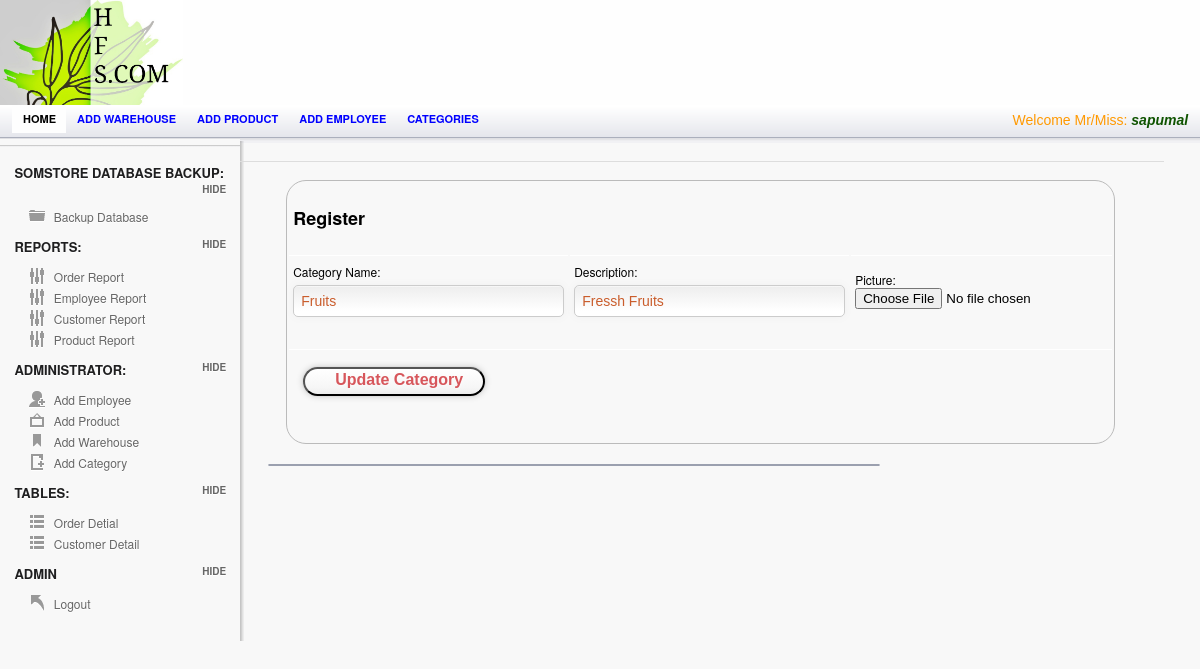
/Admin/catViewUpdate.php?update=42 (signed in), run on an earlier commit of the app's database.
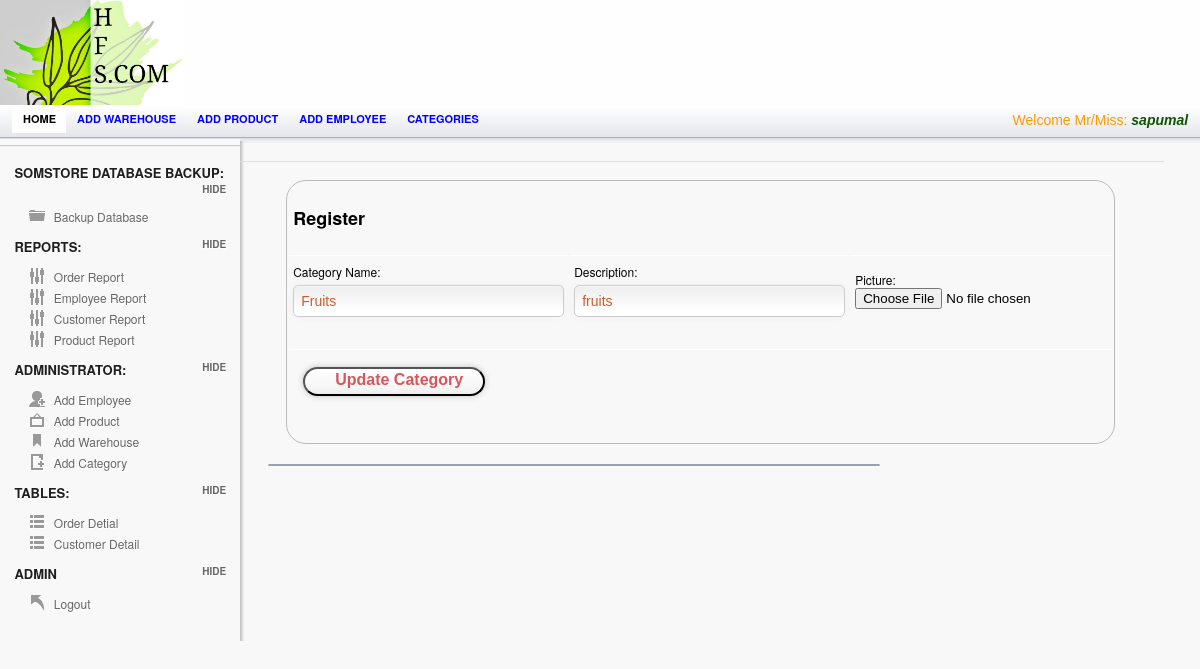
And on a later commit of the database.
### tables this page shows
CREATE TABLE `category` (
  `Category_ID` int(255) NOT NULL AUTO_INCREMENT,
  `Category_Name` varchar(123) NOT NULL,
  `Discription` varchar(255) NOT NULL,
  `Picture` varchar(255) NOT NULL,
  PRIMARY KEY (`Category_ID`)
);

### session.php (called while the page is built, shortened)
<?php
include('config.php');
$check=$_SESSION['login_username'];
$session=mysqli_query($mysqli, "select Username from employee where Username='$check' ");
$row=mysqli_fetch_array($session);
$login_session=$row['Username'];
?>

### Admin/catViewUpdate.php (the view, shortened to what this page needs)
	<?php
	include("../config.php");
    include("../session.php");
	?>
<!doctype html>
<html lang="en">
<head>
	<link rel="stylesheet" href="css/layout.css" type="text/css" media="screen" />
</head>
<body>
<div id="container">
	   <div id="header">
		<div id="logo-banner">
				<div id="logo">
					<a href="index.php"><img src="images/logo.png" alt="" /></a>
				</div>
				<div id="banner">
				</div>
		</div>
		</div>
	<div id="content-wrap">
	<section id="secondary_bar">
            <nav>
                <ul>
                    <li class="selected"><a href="index.php">Home</a></li>
                    <li><a href="add_warehouse.php">Add warehouse</a></li>
                    <li><a href="add_product.php">Add product</a></li>
                    <li><a href="Employee.php">Add employee</a></li>
                    <li><a href="add_category.php">Categories</a></li>
                    <li class="logout"> <span class="check"> <?php echo "Welcome Mr/Miss:   ". "<font color='##fa5400'><i><b>".$login_session."</b></i></font>" ;?> </span></li>
                </ul>
            </nav>
	</section>
<aside id="sidebar" class="column">
		<hr/>
		<h3> SomStore Database Backup:</h3>
		<ul class="toggle">
		    <li class="icn_folder"><a href="Backup.php">Backup Database</a></li>
		</ul>
		<h3>Reports:</h3>
		<ul class="toggle">
		    <li class="icn_settings"><a href="a_report.php" target="_blank">Order Report</a></li>
			<li class="icn_settings"><a href="EmployeeReport.php">Employee Report</a></li>
			<li class="icn_settings"><a href="CustomerReport.php">Customer Report</a></li>
			<li class="icn_settings"><a href="ProductReport.php"> Product Report</a></li>
		</ul>
		<h3>Administrator:</h3>
		<ul class="toggle">
		    <li class="icn_add_user"><a href="Employee.php">Add Employee</a></li>
			<li class="icn_photo"><a href="add_product.php">Add Product</a></li>
			<li class="icn_tags"><a href="add_warehouse.php">Add Warehouse</a></li>
			<li class="icn_new_article"><a href="add_category.php">Add Category</a></li>
		</ul>
        <h3>Tables:</h3>
		<ul class="toggle">
		    <li class="icn_categories"><a href="order.php">Order Detial</a></li>
     		<li class="icn_categories"><a href="customerTable.php">Customer Detail</a></li>
		</ul>
		<h3>Admin</h3>
		<ul class="toggle">
			<li class="icn_jump_back"><a href="../logout.php">Logout</a></li>
		</ul>
	</aside>
	<section id="main" class="column">
<?php
$update=$_GET['update'];
$result = mysqli_query($mysqli,"SELECT * FROM category where Category_ID ='$update'");
?>
<?php if($row = mysqli_fetch_array($result))
  {?>
	<div id="form_wrapper" class="form_wrapper">
		 <table>
					<form class="register active" action="catUpdate.php" method="POST" autocomplete="off">
					<th colspan="3"><h2>Register</h2> </th>
   <tr>
    <td>
	  <label>Category Name:</label>
		<input type="text" id="categoryName" name="categoryName"  value="<?php echo $row['Category_Name'];?>"  required>
	</td>
   <td>
	<label>Description:</label>
		<input type="text" id="desp" name="description" value="<?php echo $row['Discription'];?>" placeholder="Description" required>
   </td>
    <td>
		<label> Picture:</label>
		<input type="file" name="file" id="file" value="<?php echo $row['Picture'];?>" >
	</td>
   </tr>
   <tr>
						<div class="bottom">
						<td colspan="3">
						<button type="submit"  name="submit" value="Update" class="a-btn"> <span class="a-btn-text">Update Category</span></button>
						</td>
						</div>
	</tr>
	</form>
	</table>
	</div>
         <?php }?>
		<article class="module width_3_quarter">
	    </article>
	</section>
          </div>
   </div>
</body>
</html>

What changed in the data, as far as the page shows it:
changed category "Fruits": description "Fressh Fruits" → "fruits"
